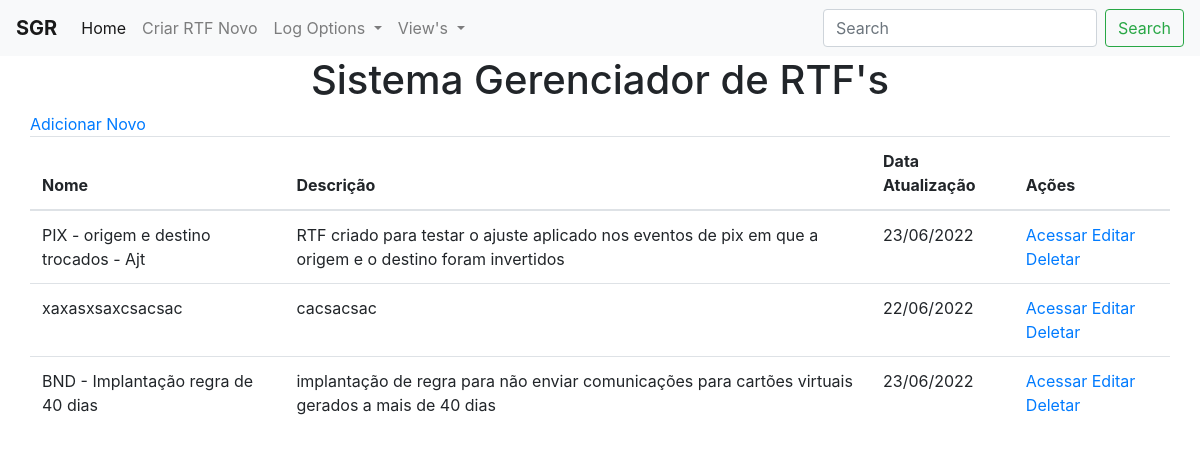
Before: /viewRTF with the older database file.
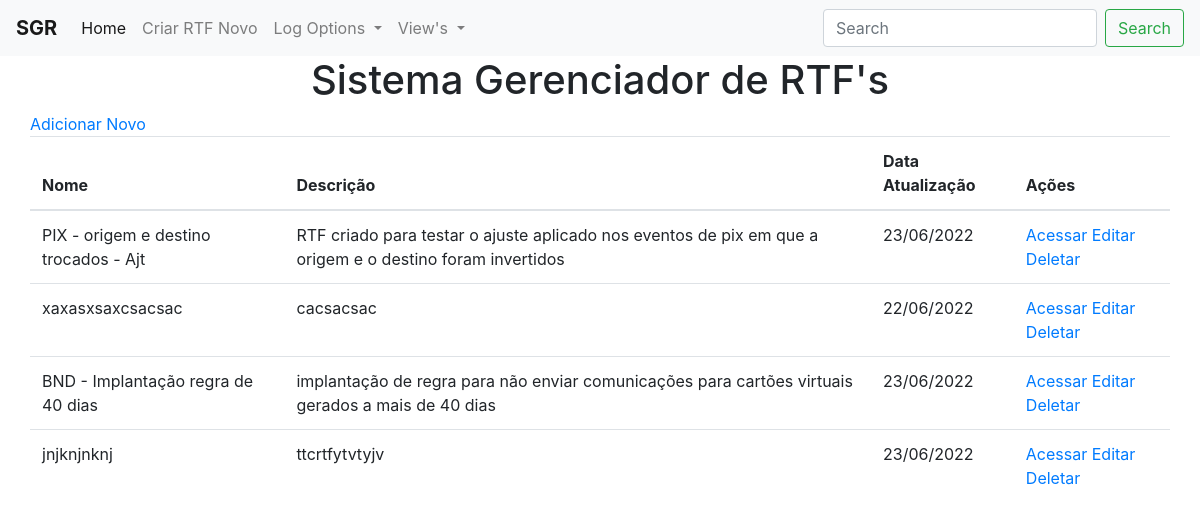
After: the same page with the newer database file.
### app.py (models this page shows, shortened)
class RTFs(db.Model):
    id = db.Column("id", db.Integer, primary_key=True, autoincrement=True)
    name = db.Column(db.String(100))
    descricao = db.Column(db.String(500))
    qtd_pages = db.Column(db.Integer)
    cenarios = db.relationship('Cenarios', backref='rtfs')
    paginas = db.relationship('Pagina', backref='rtfsP')
    data_criacao = db.Column(db.Date, default=datetime.utcnow().date())
    data_update = db.Column(db.Date, default=datetime.utcnow().date())
    data_criacao_formatada = db.Column(db.String(10))
    data_update_formatada = db.Column(db.String(10))

### app.py (the view)
@app.route("/viewRTF")
def viewRTF():
    rtfs = RTFs.query.all()
    return render_template("viewRTFs.html", values=rtfs)

### templates/viewRTFs.html (shortened to what this page needs)
{% extends "base.html" %}
{% block content%}
    <div class="container">
        <div class="row">
            <div class="col-xs-12">
                <a href="{{url_for('add_rtf')}}">Adicionar Novo</a>
            </div>
            <div class="col-xs-12">
                <table class="table">
                    <thead>
                        <th>Nome</th>
                        <th>Descrição</th>
                        <th>Data Atualização</th>
                        <th>Ações</th>
                    </thead>
                    <tbody>
                        {% for item in values %}
                            <tr>
                                <td>{{ item.name }}</td>
                                <td>{{ item.descricao }}</td>
                                <td>{{ item.data_update_formatada }}</td>
                                <td>
                                    <a href="{{url_for('viewCenarios', id_rtf=item.id, pagina=1)}}">Acessar</a>
                                    <a href="{{url_for('edit_rtf', id=item.id)}}">Editar</a>
                                    <a href="{{url_for('delete_rtf', id=item.id)}}">Deletar</a>
                                </td>
                            </tr>
                        {% endfor %}
                    </tbody>
                </table>
            </div>
        </div>
    </div>
{% endblock %}

Changed rows visible on the page:
added RTFs: name "jnjknjnknj", descricao "ttcrtfytvtyjv", data_update_formatada "23/06/2022"
